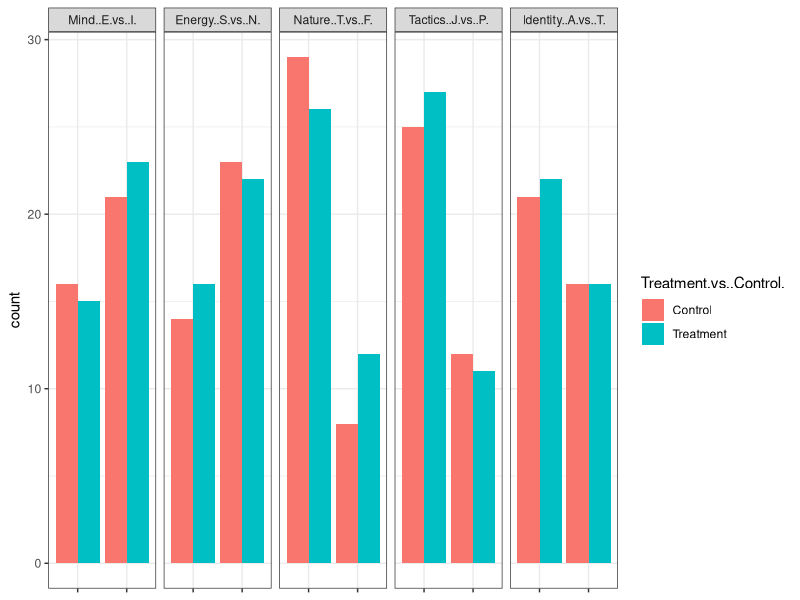

The R source for this figure:
## ---- chunk 1
library(car)
library(data.table)
library(dplyr)
library(ggplot2)
library(ggthemes)
library(knitr)
library(pwr)
library(reshape2)
opts_chunk$set(echo=FALSE, message=FALSE, warning = FALSE)
## ---- chunk 2
find.missing.subject.ids = function(x, y) {
  xy.join <- x %>% full_join(y, by = 'Subject.ID')
  missing.subject.ids <- !complete.cases(xy.join)
  xy.join %>% filter(missing.subject.ids) %>% select(Subject.ID) %>% arrange(Subject.ID)
}

# Myers Briggs Type Indicator

df.personality <- read.csv('data/Myers Briggs Type Indicator.csv') %>%
  select(c(-Timestamp)) %>% filter(Subject.ID >= 100)

# Treatment or Control

df.assignment <- read.csv('data/Treatment or Control.csv') %>%
  select(c(-Timestamp)) %>% filter(Subject.ID >= 100)

# General Questionnaire

df.general <- read.csv('data/General Questionnaire.csv') %>%
  select(c(-Timestamp)) %>% filter(Subject.ID >= 100)

# Reading Recall Questionnaire

df.recall.raw <- read.csv('data/Reading Recall Questionnaire.csv') %>%
  select(c(-Timestamp,-X)) %>% filter(Subject.ID >= 100)

# Reading Recall Questionnaire answer key

get.recall.responses <- function(x) {
  list(
    Subject.ID = t(x)[1],
    Responses = as.logical(t(x)[-1])
  )
}

df.recall.answer.key.raw <- read.csv('data/Reading Recall Questionnaire.csv') %>%
  select(c(-Timestamp,-X)) %>% filter(Subject.ID == 0)

df.recall.answer.key <- get.recall.responses(df.recall.answer.key.raw[1, ])$Responses

# Reading Recall Questionnaire scoring

recall.responses <- apply(df.recall.raw, 1, get.recall.responses)

get.recall.score <- function(x) {
  answer.match <- x$Responses == df.recall.answer.key
  correct <- sum(answer.match, na.rm = TRUE)
  incorrect <- sum(!answer.match, na.rm = TRUE)

  c(as.integer(x$Subject.ID), correct, correct - incorrect)
}

df.recall.scores <- data.frame(
  do.call(
    rbind,
    lapply(recall.responses, get.recall.score)
  )
)

names(df.recall.scores) <- c('Subject.ID', 'Raw.Score', 'Adjusted.Score')

# Join the data frames

df.complete <- df.personality %>%
  full_join(df.assignment, by = 'Subject.ID') %>%
  full_join(df.general, by = 'Subject.ID') %>%
  full_join(df.recall.scores, by = 'Subject.ID')

# Add the Region where the experiment took place

df.complete$Region <- as.factor(
  ifelse(
    df.complete$Experimenter %in% c('Chuck', 'Grace'), 'South Carolina',
    ifelse(df.complete$Experimenter == 'Minhchau', 'California', 'Delaware')
  )
)

# Save the complete CSV

write.csv(df.complete, 'data/Merged Data.csv', row.names = FALSE)

# Add a data table version

dt.complete <- data.table(df.complete)
## ---- chunk 3
control.summary <- dt.complete[
  Treatment.vs..Control. == 'Treatment',
  .(mean = mean(Adjusted.Score), sd = sd(Adjusted.Score))
]
## ---- chunk 4
compute.power <- function(difference, multiplier) {
  needed.size <- pwr.t.test(
    d = difference / control.summary[1, sd],
    sig.level = 0.05,
    power = 0.8)

  current.power <- pwr.t.test(
    n = floor(75 * multiplier),
    d = difference / control.summary[1, sd],
    sig.level = 0.05)

    list(
      'true.difference' = difference,
      'needed.size' = ceiling(needed.size$n / multiplier),
      'current.power' = current.power$power)
}

data.frame(
  rbind(
    compute.power(0.5, 1), compute.power(1.0, 1),
    compute.power(1.5, 1), compute.power(2.0, 1),
    compute.power(2.5, 1), compute.power(3.0, 1),
    compute.power(3.5, 1), compute.power(4.0, 1)
  )
)
## ---- chunk 5
data.frame(
  rbind(
    compute.power(0.2, 0.5), compute.power(0.4, 0.5),
    compute.power(0.6, 0.5), compute.power(0.8, 0.5),
    compute.power(1.0, 0.5), compute.power(1.2, 0.5),
    compute.power(1.4, 0.5), compute.power(1.6, 0.5),
    compute.power(1.8, 0.5), compute.power(2.0, 0.5)
  )
)
## ---- chunk 6
df.mbti.melted <- melt(
  df.complete %>%
    select(
      Subject.ID, Treatment.vs..Control., Mind..E.vs..I., Energy..S.vs..N.,
      Nature..T.vs..F., Tactics..J.vs..P., Identity..A.vs..T.
    ),
    id.vars = c('Subject.ID', 'Treatment.vs..Control.')
)

ggplot(df.mbti.melted, aes(value, fill = Treatment.vs..Control.)) +
  geom_bar(position = 'dodge') +
  facet_wrap(~ variable, scales = 'free_x', ncol = 5) +
  theme_bw() + theme(axis.text.x=element_blank(), axis.title.x=element_blank())
## ---- chunk 7
region.check <- lm(Adjusted.Score ~ Region, data = df.complete)

leveneTest(region.check)
anova(region.check)
## ---- chunk 8
experimenter.check <- lm(Adjusted.Score ~ Experimenter, data = df.complete)

leveneTest(experimenter.check)
anova(experimenter.check)
